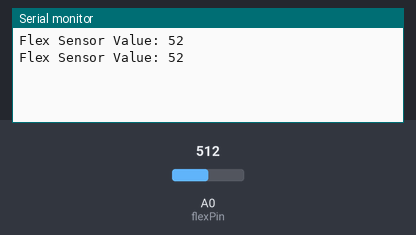
This sketch was run on a simulated Arduino Uno, built with avr-gcc and run on an emulated ATmega328P. Shown: the last lines printed to the serial monitor. The inputs (shaded band) are chosen by the test bench; at power-on: A0 (flexPin) = 512.

Above: at 1.8 s.
1.9 s: A0 (flexPin) set to 716
At 2.8 s:
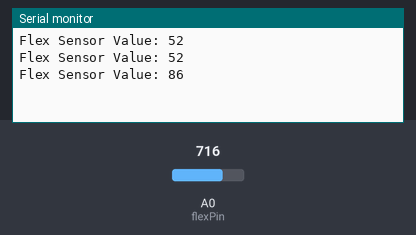
3.4 s: A0 (flexPin) set to 900
At 4.5 s:
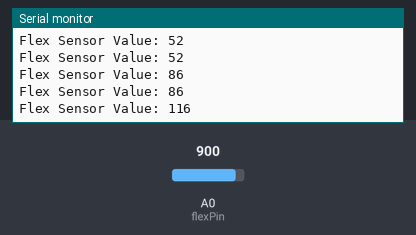
Timing chart, 0 to 6.4 s (numbered marks = the images above; inputs shaded):
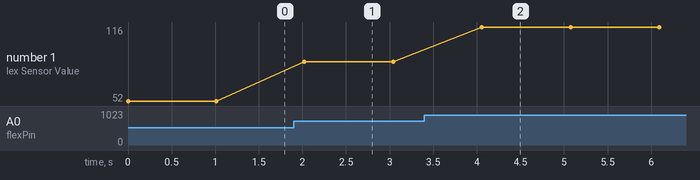

The sketch:

sign-glove.ino
```cpp
#include <SoftwareSerial.h>

SoftwareSerial bluetooth(2, 3);  // RX, TX pins for Bluetooth communication
const int flexPin = A0;           // Analog pin for flex sensor

void setup() {
  Serial.begin(9600);
  bluetooth.begin(9600);
}

void loop() {
  int flexValue = analogRead(flexPin);

  // Map the flex sensor value to a desired range (adjust these values based on your sensor)
  int mappedValue = map(flexValue, 200, 800, 0, 100);

  // Print the flex sensor value to the Serial Monitor
  Serial.print("Flex Sensor Value: ");
  Serial.println(mappedValue);

  // Recognize different words based on the mapped values
  switch(mappedValue) {
    case 0 ... 10:
      bluetooth.println("Word: UP");
      break;
    case 11 ... 20:
      bluetooth.println("Word: DOWN");
      break;
    case 21 ... 30:
      bluetooth.println("Word: LEFT");
      break;
    case 31 ... 40:
      bluetooth.println("Word: RIGHT");
      break;
    case 41 ... 50:
      bluetooth.println("Word: YES");
      break;
    case 51 ... 60:
      bluetooth.println("Word: NO");
      break;
    case 61 ... 70:
      bluetooth.println("Word: HELLO");
      break;
    case 71 ... 80:
      bluetooth.println("Word: GOODBYE");
      break;
    case 81 ... 90:
      bluetooth.println("Word: THANK YOU");
      break;
    case 91 ... 100:
      bluetooth.println("Word: SORRY");
      break;
    default:
      bluetooth.println("Word: UNKNOWN");
      break;
  }

  delay(1000);  // Adjust the delay based on your application's requirements
}
```

Measured:
- after the input at 1.9 s, the serial monitor: prints a new line after 0.12 s (image 1)
- after the input at 3.4 s, the serial monitor: prints a new line after 0.66 s (image 2)
- plotted number 1: 52 → 86 after the input at 1.9 s, 86 → 116 after the input at 3.4 s
